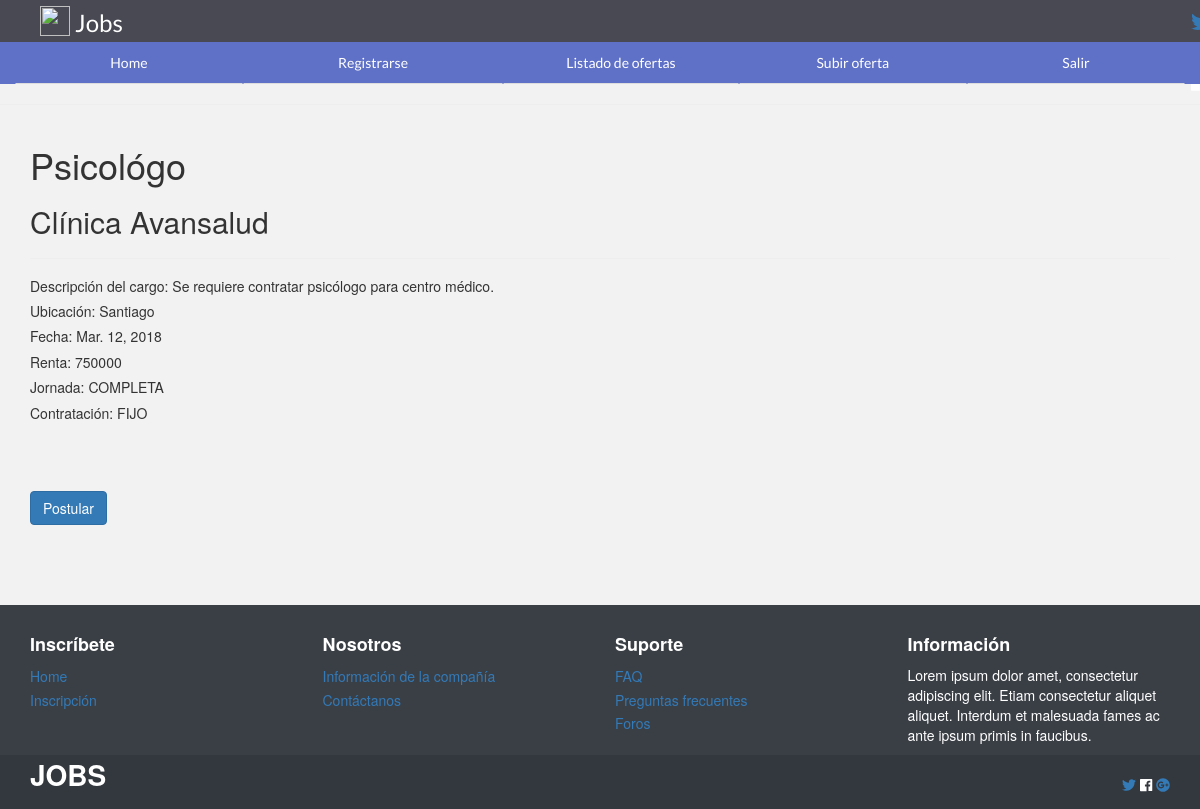
The app's page /ofertas/4 (signed in) with its own data.
### ofertas/models.py (models this page shows, shortened)
class DescripcionCargo(models.Model):
    owner = models.ForeignKey(Empresa)
    cargo = models.CharField(max_length=40, choices=CATEGORIAS)
    descripcion_cargo = models.TextField()
    ciudad = models.CharField(max_length=30)
    fecha_contratacion = models.DateField()
    sueldo = models.IntegerField()
    tipo_jornada = models.CharField(max_length=20, choices=JORNADAS)
    tipo_contrato = models.CharField(max_length=20, choices=CONTRATO)
    estado_publicacion = models.CharField(max_length=10, choices=ESTADO_PUBLICACION, default=ACTIVA)

class Empresa(models.Model):
    nombre = models.CharField(max_length=50)
    anos_experiencia = models.IntegerField(null=True, blank=True)
    def __unicode__(self):
        return self.nombre

### ofertas/views.py (the view)
# urls.py: url(r'^ofertas/(?P<pk>[0-9]+)$', login_required(DetailView.as_view()), name='ofertas_detail'),
class DetailView(View):
    def get(self, request, pk):
        ofertas_list = DescripcionCargo.objects.filter(pk=pk)
        ofertas_detail = ofertas_list[0] if len(ofertas_list) >= 1 else None
        if ofertas_detail is not None:
            context = {
                'ofertas_detail': ofertas_detail
            }
            return render(request, 'ofertas/detail.html', context)
        else:
            return HttpResponseNotFound("No existe")

### ofertas/templates/ofertas/detail.html (shortened to what this page needs)
{% extends 'base.html' %}
{% block section%}
    <h1>{{ ofertas_detail.cargo }}</h1>
    <h2>{{ ofertas_detail.owner }}</h2>
    <hr>
    <h5>Descripción del cargo: {{ ofertas_detail.descripcion_cargo }}</h5>
    <h5>Ubicación: {{ ofertas_detail.ciudad }}</h5>
    <h5>Fecha: {{ ofertas_detail.fecha_contratacion }}</h5>
    <h5>Renta: {{ ofertas_detail.sueldo }}</h5>
    <h5>Jornada: {{ ofertas_detail.tipo_jornada }}</h5>
    <h5>Contratación: {{ ofertas_detail.tipo_contrato }}</h5>
    <br>
    <br>
    <br>
    <div>
        <a href="{{ 'postular' }}">
            <button class="btn btn-primary" type="submit" name="postular">Postular</button>
        </a>
    </div>
{% endblock %}

### jobs/static/css/estilos.css (style rules this page uses)
* { margin:0; padding:0; }
body { background:#f2f2f2; }
.body-img { background-image: url("http://www.guia-empresas.net/fondos/grandes/GE-fondo1.jpg"); background-repeat: no-repeat; background-size: cover; }

### records on screen
DescripcionCargo: cargo "Psicológo", owner "Clínica Avansalud", descripcion_cargo "Se requiere contratar psicólogo para centro médico.", ciudad "Santiago", fecha_contratacion "Mar. 12, 2018", sueldo "750000", tipo_jornada "COMPLETA", tipo_contrato "FIJO"
